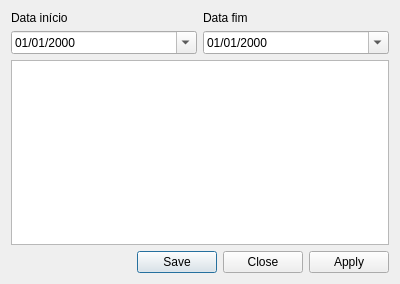
<?xml version="1.0" encoding="UTF-8"?>
<ui version="4.0">
 <class>ProducaoDialogBase</class>
 <widget class="QDialog" name="ProducaoDialogBase">
  <property name="geometry">
   <rect>
    <x>0</x>
    <y>0</y>
    <width>400</width>
    <height>284</height>
   </rect>
  </property>
  <property name="windowTitle">
   <string>Produtividade</string>
  </property>
  <layout class="QGridLayout" name="gridLayout_3">
   <item row="0" column="0">
    <layout class="QGridLayout" name="gridLayout">
     <item row="0" column="0">
      <layout class="QGridLayout" name="gridLayout_2">
       <item row="0" column="0">
        <layout class="QVBoxLayout" name="verticalLayout">
         <item>
          <widget class="QLabel" name="label">
           <property name="text">
            <string>Data início</string>
           </property>
          </widget>
         </item>
         <item>
          <widget class="QDateEdit" name="data1">
           <property name="displayFormat">
            <string>dd/MM/yyyy</string>
           </property>
           <property name="calendarPopup">
            <bool>true</bool>
           </property>
          </widget>
         </item>
        </layout>
       </item>
       <item row="0" column="1">
        <layout class="QVBoxLayout" name="verticalLayout_2">
         <item>
          <widget class="QLabel" name="label_2">
           <property name="text">
            <string>Data fim</string>
           </property>
          </widget>
         </item>
         <item>
          <widget class="QDateEdit" name="data2">
           <property name="currentSection">
            <enum>QDateTimeEdit::DaySection</enum>
           </property>
           <property name="displayFormat">
            <string>dd/MM/yyyy</string>
           </property>
           <property name="calendarPopup">
            <bool>true</bool>
           </property>
          </widget>
         </item>
        </layout>
       </item>
      </layout>
     </item>
     <item row="1" column="0">
      <widget class="QTableView" name="tableView">
       <property name="toolTip">
        <string>&lt;html&gt;&lt;head/&gt;&lt;body&gt;&lt;p&gt;&lt;span &gt;Produção corrente do projeto SipamSar&lt;/p&gt;&lt;/body&gt;&lt;/html&gt;</string>
       </property>
       <property name="alternatingRowColors">
        <bool>true</bool>
       </property>
       <property name="sortingEnabled">
        <bool>true</bool>
       </property>
      </widget>
     </item>
     <item row="2" column="0">
      <widget class="QDialogButtonBox" name="buttonBox">
       <property name="standardButtons">
        <set>QDialogButtonBox::Apply|QDialogButtonBox::Close|QDialogButtonBox::Save</set>
       </property>
       <property name="centerButtons">
        <bool>false</bool>
       </property>
      </widget>
     </item>
    </layout>
   </item>
  </layout>
 </widget>
 <resources/>
 <connections>
  <connection>
   <sender>buttonBox</sender>
   <signal>rejected()</signal>
   <receiver>ProducaoDialogBase</receiver>
   <slot>close()</slot>
   <hints>
    <hint type="sourcelabel">
     <x>363</x>
     <y>264</y>
    </hint>
    <hint type="destinationlabel">
     <x>356</x>
     <y>280</y>
    </hint>
   </hints>
  </connection>
 </connections>
</ui>
